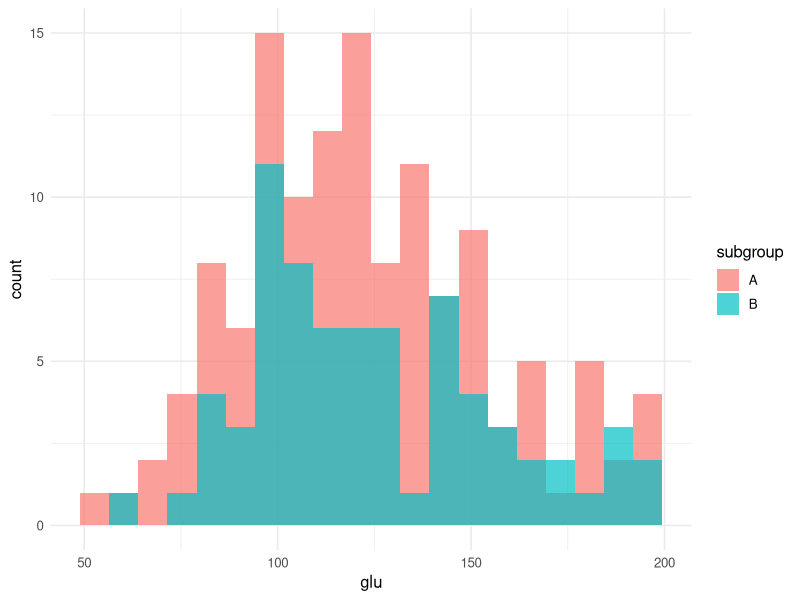

The R source for this figure:
# ============================================================
# Biostatistics Courses
# Course 4 — Week 4, Session 5: TRIPOD-AI, fairness, reproducibility
# ============================================================

# --- 0. Setup --------------------------------------------------
library(tidyverse)
library(pROC)
library(MASS)
set.seed(42)
theme_set(theme_minimal(base_size = 12))

# --- 1. Hypothesis / Goal --------------------------------------
# Audit a logistic prediction model on Pima.tr by a synthetic
# subgroup attribute; sketch a targets pipeline.

# --- 2. Data ---------------------------------------------------
d <- as_tibble(MASS::Pima.tr) |>
  mutate(subgroup = sample(c("A", "B"), n(), replace = TRUE,
                           prob = c(0.7, 0.3)))

# --- 3. Visualise ----------------------------------------------
p1 <- ggplot(d, aes(glu, fill = subgroup)) +
  geom_histogram(alpha = 0.7, bins = 20, position = "identity")
print(p1)

# --- 4. Assumptions --------------------------------------------
# Subgroup labels are observed; predictions are well-defined for
# both groups.

# --- 5. Conduct / Fit ------------------------------------------
fit <- glm(type ~ glu + bmi + age, data = d, family = binomial())
d$p <- predict(fit, type = "response")
auc_overall <- as.numeric(auc(roc(d$type, d$p, quiet = TRUE)))
auc_by <- d |>
  group_by(subgroup) |>
  summarise(auc = as.numeric(auc(roc(type, p, quiet = TRUE))),
            n = n(), .groups = "drop")

# targets sketch (not run):
# library(targets)
# tar_script({ list(tar_target(raw, ...), tar_target(fit, ...)) })
# tar_make(); tar_read(report)

# --- 6. Report -------------------------------------------------
cat(sprintf("Overall AUC: %.2f\n", auc_overall))
print(auc_by)
